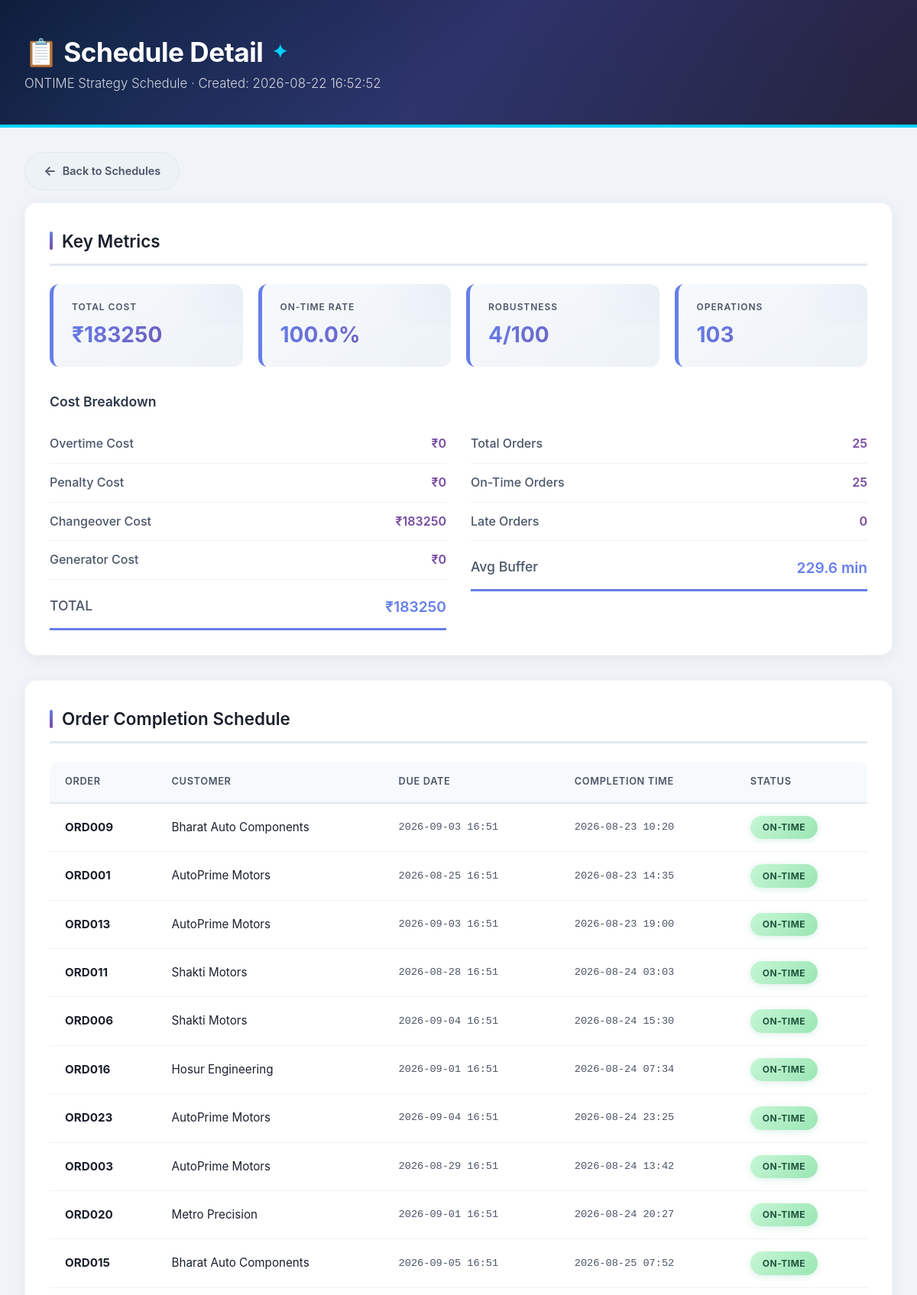
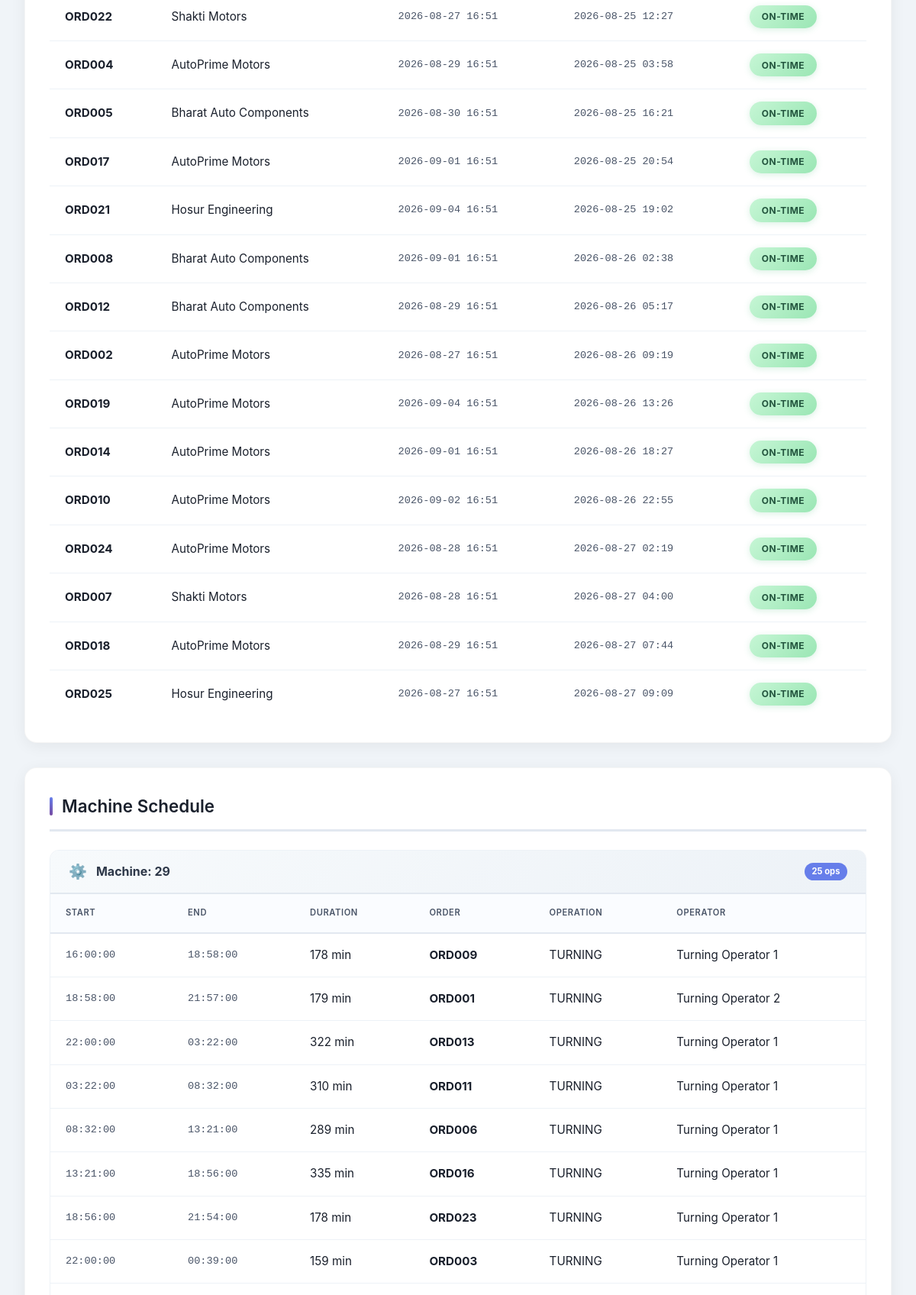
/schedules/2/ (upper part), run on the app's committed database (2 pictures, top to bottom).
### scheduler/models.py (models this page shows, shortened)
class Schedule(models.Model):
    STRATEGY_CHOICES = [
        ("CHEAPEST", "Cheapest"),
        ("ONTIME", "Most On-Time"),
        ("ROBUST", "Most Robust"),
    ]
    name = models.CharField(
        max_length=100
    )
    strategy = models.CharField(
        max_length=20,
        choices=STRATEGY_CHOICES
    )
    created_at = models.DateTimeField(
        auto_now_add=True
    )
    overtime_cost = models.DecimalField(
        max_digits=12,
        decimal_places=2,
        default=0
    )
    penalty_cost = models.DecimalField(
        max_digits=12,
        decimal_places=2,
        default=0
    )
    changeover_cost = models.DecimalField(
        max_digits=12,
        decimal_places=2,
        default=0
    )
    generator_cost = models.DecimalField(
        max_digits=12,
        decimal_places=2,
        default=0
    )
    total_cost = models.DecimalField(
        max_digits=12,
        decimal_places=2,
        default=0
    )

class Order(models.Model):
    STATUS_CHOICES = [
        ("OPEN", "Open"),
        ("IN_PROGRESS", "In Progress"),
        ("COMPLETED", "Completed"),
        ("LATE", "Late"),
    ]
    PRIORITY_CHOICES = [
        ("HIGH", "High"),
        ("MEDIUM", "Medium"),
        ("LOW", "Low"),
    ]
    order_number = models.CharField(
        max_length=30,
        unique=True
    )
    customer = models.ForeignKey(
        Customer,
        on_delete=models.CASCADE,
        related_name="orders"
    )
    part_number = models.CharField(
        max_length=50
    )
    quantity = models.IntegerField()
    due_date = models.DateTimeField()
    priority = models.CharField(
        max_length=10,
        choices=PRIORITY_CHOICES,
        default="MEDIUM"
    )
    status = models.CharField(
        max_length=20,
        choices=STATUS_CHOICES,
        default="OPEN"
    )
    material_available = models.BooleanField(
        default=True
    )
    material_available_from = models.DateTimeField(
        null=True,
        blank=True
    )
    created_at = models.DateTimeField(
        auto_now_add=True
    )

class Customer(models.Model):
    TIER_CHOICES = [
        (1, "Tier 1"),
        (2, "Tier 2"),
        (3, "Tier 3"),
    ]
    name = models.CharField(max_length=100)
    tier = models.IntegerField(choices=TIER_CHOICES)
    revenue_share = models.DecimalField(
        max_digits=5,
        decimal_places=2,
        default=0
    )
    late_penalty_per_hour = models.DecimalField(
        max_digits=10,
        decimal_places=2,
        default=0
    )
    jit_customer = models.BooleanField(default=False)

class ScheduledOperation(models.Model):
    schedule = models.ForeignKey(
        Schedule,
        on_delete=models.CASCADE,
        related_name="scheduled_operations"
    )
    operation = models.ForeignKey(
        Operation,
        on_delete=models.CASCADE
    )
    machine = models.ForeignKey(
        Machine,
        on_delete=models.CASCADE
    )
    operator = models.ForeignKey(
        Operator,
        on_delete=models.SET_NULL,
        null=True,
        blank=True
    )
    start_time = models.DateTimeField()
    end_time = models.DateTimeField()
    setup_minutes = models.PositiveIntegerField(
        default=0
    )
    overtime = models.BooleanField(
        default=False
    )

class Operation(models.Model):
    OPERATION_TYPES = [
        ("TURNING", "Turning"),
        ("MILLING", "Milling"),
        ("DRILLING", "Drilling"),
        ("GRINDING", "Grinding"),
        ("INSPECTION", "Inspection"),
    ]
    order = models.ForeignKey(
        Order,
        on_delete=models.CASCADE,
        related_name="operations"
    )
    sequence = models.PositiveIntegerField()
    operation_type = models.CharField(
        max_length=20,
        choices=OPERATION_TYPES
    )
    duration_minutes = models.PositiveIntegerField()
    setup_family = models.CharField(
        max_length=20
    )
    required_skill = models.CharField(
        max_length=50
    )
    eligible_machines = models.ManyToManyField(
        Machine,
        related_name="operations"
    )

class Operator(models.Model):
    name = models.CharField(max_length=100)
    employee_id = models.CharField(
        max_length=20,
        unique=True
    )
    skills = models.JSONField(
        default=list
    )
    can_work_overtime = models.BooleanField(
        default=True
    )
    active = models.BooleanField(default=True)

### scheduler/views.py (the view)
class ScheduleDetailView(DetailView):
    model = Schedule
    template_name = "scheduler/schedule_detail.html"
    context_object_name = "schedule"
    def get_context_data(self, **kwargs):
        context = super().get_context_data(**kwargs)
        schedule = self.object
        operations = (
            schedule.scheduled_operations.all()
            .select_related(
                "machine",
                "operator",
                "operation__order",
            )
            .order_by("machine_id", "start_time")
        )
        machine_schedule = {}
        for op in operations:
            machine_id = op.machine_id
            if machine_id not in machine_schedule:
                machine_schedule[machine_id] = []
            machine_schedule[machine_id].append(op)
        context["machine_schedule"] = machine_schedule
        costs = calculate_total_cost(schedule)
        context["costs"] = costs
        ontime = calculate_ontime_metrics(schedule)
        context["ontime_metrics"] = ontime
        robustness = calculate_robustness_metrics(schedule)
        context["robustness_metrics"] = robustness
        orders_completed = {}
        for op in operations:
            order = op.operation.order
            order_id = order.id
            if order_id not in orders_completed:
                orders_completed[order_id] = {
                    "order": order,
                    "completion_time": op.end_time,
                }
            else:
                if (
                    op.end_time >
                    orders_completed[order_id][
                        "completion_time"
                    ]
                ):
                    orders_completed[order_id][
                        "completion_time"
                    ] = op.end_time
        context["orders_completed"] = list(
            orders_completed.values()
        )
        return context

### scheduler/services/cost_calculator.py (called while the page is built, shortened)
def calculate_overtime_cost(schedule):
    overtime_cost = Decimal("0")
    night_shift_cost = Decimal("0")
    for scheduled_op in schedule.scheduled_operations.all():
        duration_hours = (
            Decimal(scheduled_op.end_time.timestamp() -
                    scheduled_op.start_time.timestamp()) / 3600
        )
    return {
        "overtime_cost": overtime_cost,
        "night_shift_cost": night_shift_cost,
        "total": overtime_cost + night_shift_cost,
    }

def calculate_generator_cost(schedule, power_cut_hours=0):
    generator_cost = (
        Decimal(power_cut_hours) *
        GENERATOR_HOURLY_COST
    )
    return {
        "generator_cost": generator_cost,
        "hours": power_cut_hours,
        "total": generator_cost,
    }

### scheduler/templates/scheduler/schedule_detail.html (shortened to what this page needs)
{% load static %}
<!DOCTYPE html>
<html lang="en">
    <head>
    </head>
    <body>
        <div class="header">
            <h1>📋 Schedule Detail</h1>
            <p>{{ schedule.name }} · Created: {{ schedule.created_at|date:"Y-m-d H:i:s" }}</p>
        </div>
        <div class="container">
            <a href="{% url 'scheduler:schedule_list' %}" class="btn btn-back">Back to Schedules</a>
            <div class="section">
                <h2>Key Metrics</h2>
                <div class="metrics-grid">
                    <div class="metric">
                        <div class="metric-label">Total Cost</div>
                        <div class="metric-value">₹{{ costs.total_cost|floatformat:0 }}</div>
                    </div>
                    <div class="metric">
                        <div class="metric-label">On-Time Rate</div>
                        <div class="metric-value">{{ ontime_metrics.on_time_percent|floatformat:1 }}%</div>
                    </div>
                    <div class="metric">
                        <div class="metric-label">Robustness</div>
                        <div class="metric-value">{{ robustness_metrics.robustness_score|floatformat:0 }}/100</div>
                    </div>
                    <div class="metric">
                        <div class="metric-label">Operations</div>
                        <div class="metric-value">{{ schedule.scheduled_operations.count }}</div>
                    </div>
                </div>
                <h3>Cost Breakdown</h3>
                <div class="cost-section">
                    <div>
                        <div class="cost-item">
                            <span class="cost-label">Overtime Cost</span>
                            <span class="cost-value">₹{{ costs.overtime.total|floatformat:0 }}</span>
                        </div>
                        <div class="cost-item">
                            <span class="cost-label">Penalty Cost</span>
                            <span class="cost-value">₹{{ costs.penalties.total|floatformat:0 }}</span>
                        </div>
                        <div class="cost-item">
                            <span class="cost-label">Changeover Cost</span>
                            <span class="cost-value">₹{{ costs.changeovers.total|floatformat:0 }}</span>
                        </div>
                        <div class="cost-item">
                            <span class="cost-label">Generator Cost</span>
                            <span class="cost-value">₹{{ costs.generator.total|floatformat:0 }}</span>
                        </div>
                        <div class="cost-item">
                            <span class="cost-label">TOTAL</span>
                            <span class="cost-value">₹{{ costs.total_cost|floatformat:0 }}</span>
                        </div>
                    </div>
                    <div>
                        <div class="cost-item">
                            <span class="cost-label">Total Orders</span>
                            <span class="cost-value">{{ ontime_metrics.total_orders }}</span>
                        </div>
                        <div class="cost-item">
                            <span class="cost-label">On-Time Orders</span>
                            <span class="cost-value">{{ ontime_metrics.on_time_orders }}</span>
                        </div>
                        <div class="cost-item">
                            <span class="cost-label">Late Orders</span>
                            <span class="cost-value">{{ ontime_metrics.late_orders }}</span>
                        </div>
                        <div class="cost-item">
                            <span class="cost-label">Avg Buffer</span>
                            <span class="cost-value">{{ robustness_metrics.avg_buffer_minutes|floatformat:1 }} min</span>
                        </div>
                    </div>
                </div>
            </div>
            <div class="section">
                <h2>Order Completion Schedule</h2>
                {% if orders_completed %}
                <div class="table-wrapper">
                    <table>
                        <thead>
                            <tr>
                                <th>Order</th>
                                <th>Customer</th>
                                <th>Due Date</th>
                                <th>Completion Time</th>
                                <th>Status</th>
                            </tr>
                        </thead>
                        <tbody>
                            {% for oc in orders_completed %}
                            <tr>
                                <td><strong>{{ oc.order.order_number }}</strong></td>
                                <td>{{ oc.order.customer.name }}</td>
                                <td class="time">{{ oc.order.due_date|date:"Y-m-d H:i" }}</td>
                                <td class="time">{{ oc.completion_time|date:"Y-m-d H:i" }}</td>
                                <td>
                                    {% if oc.completion_time <= oc.order.due_date %} <span class="status-badge status-on-time">On-Time</span>
                                        {% else %}
                                        <span class="status-badge status-late">Late</span>
                                        {% endif %}
                                </td>
                            </tr>
                            {% endfor %}
                        </tbody>
                    </table>
                </div>
                {% else %}
                <div class="no-data">No operations scheduled</div>
                {% endif %}
            </div>
            <div class="section">
                <h2>Machine Schedule</h2>
                {% for machine_id, ops in machine_schedule.items %}
                <div class="machine-table">
                    <div class="machine-title">
                        Machine: {{ machine_id }}
                        <span>{{ ops|length }} ops</span>
                    </div>
                    <div class="table-wrapper">
                        <table>
                            <thead>
                                <tr>
                                    <th>Start</th>
                                    <th>End</th>
                                    <th>Duration</th>
                                    <th>Order</th>
                                    <th>Operation</th>
                                    <th>Operator</th>
                                </tr>
                            </thead>
                            <tbody>
                                {% for op in ops %}
                                <tr>
                                    <td class="time">{{ op.start_time|time:"H:i:s" }}</td>
                                    <td class="time">{{ op.end_time|time:"H:i:s" }}</td>
                                    <td>{{ op.operation.duration_minutes }} min</td>
                                    <td><strong>{{ op.operation.order.order_number }}</strong></td>
                                    <td>{{ op.operation.operation_type }}</td>
                                    <td>{{ op.operator.name|default:"—" }}</td>
                                </tr>
                                {% endfor %}
                            </tbody>
                        </table>
                    </div>
                </div>
                {% endfor %}
            </div>
        </div>
    </body>
</html>

### data on the page
Schedule: name "ONTIME Strategy Schedule", created_at "2026-08-22 16:52:52", total_cost "183250", scheduled_operations.count "103", overtime.total "0", penalties.total "0", changeovers.total "183250", generator.total "0"
Order: order.order_number "ORD009", order.customer.name "Bharat Auto Components", order.due_date "2026-09-03 16:51", completion_time "2026-08-23 10:20", shows "ON-TIME"
Order: order.order_number "ORD001", order.customer.name "AutoPrime Motors", order.due_date "2026-08-25 16:51", completion_time "2026-08-23 14:35", shows "ON-TIME"
Order: order.order_number "ORD013", order.customer.name "AutoPrime Motors", order.due_date "2026-09-03 16:51", completion_time "2026-08-23 19:00", shows "ON-TIME"
Order: order.order_number "ORD011", order.customer.name "Shakti Motors", order.due_date "2026-08-28 16:51", completion_time "2026-08-24 03:03", shows "ON-TIME"
Order: order.order_number "ORD006", order.customer.name "Shakti Motors", order.due_date "2026-09-04 16:51", completion_time "2026-08-24 15:30", shows "ON-TIME"
Order: order.order_number "ORD016", order.customer.name "Hosur Engineering", order.due_date "2026-09-01 16:51", completion_time "2026-08-24 07:34", shows "ON-TIME"
Order: order.order_number "ORD023", order.customer.name "AutoPrime Motors", order.due_date "2026-09-04 16:51", completion_time "2026-08-24 23:25", shows "ON-TIME"
Order: order.order_number "ORD003", order.customer.name "AutoPrime Motors", order.due_date "2026-08-29 16:51", completion_time "2026-08-24 13:42", shows "ON-TIME"
Order: order.order_number "ORD020", order.customer.name "Metro Precision", order.due_date "2026-09-01 16:51", completion_time "2026-08-24 20:27", shows "ON-TIME"
Order: order.order_number "ORD015", order.customer.name "Bharat Auto Components", order.due_date "2026-09-05 16:51", completion_time "2026-08-25 07:52", shows "ON-TIME"
Order: order.order_number "ORD022", order.customer.name "Shakti Motors", order.due_date "2026-08-27 16:51", completion_time "2026-08-25 12:27", shows "ON-TIME"
Order: order.order_number "ORD004", order.customer.name "AutoPrime Motors", order.due_date "2026-08-29 16:51", completion_time "2026-08-25 03:58", shows "ON-TIME"
Order: order.order_number "ORD005", order.customer.name "Bharat Auto Components", order.due_date "2026-08-30 16:51", completion_time "2026-08-25 16:21", shows "ON-TIME"
Order: order.order_number "ORD017", order.customer.name "AutoPrime Motors", order.due_date "2026-09-01 16:51", completion_time "2026-08-25 20:54", shows "ON-TIME"
Order: order.order_number "ORD021", order.customer.name "Hosur Engineering", order.due_date "2026-09-04 16:51", completion_time "2026-08-25 19:02", shows "ON-TIME"
Order: order.order_number "ORD008", order.customer.name "Bharat Auto Components", order.due_date "2026-09-01 16:51", completion_time "2026-08-26 02:38", shows "ON-TIME"
Order: order.order_number "ORD012", order.customer.name "Bharat Auto Components", order.due_date "2026-08-29 16:51", completion_time "2026-08-26 05:17", shows "ON-TIME"
Order: order.order_number "ORD002", order.customer.name "AutoPrime Motors", order.due_date "2026-08-27 16:51", completion_time "2026-08-26 09:19", shows "ON-TIME"
Order: order.order_number "ORD019", order.customer.name "AutoPrime Motors", order.due_date "2026-09-04 16:51", completion_time "2026-08-26 13:26", shows "ON-TIME"
Order: order.order_number "ORD014", order.customer.name "AutoPrime Motors", order.due_date "2026-09-01 16:51", completion_time "2026-08-26 18:27", shows "ON-TIME"
Order: order.order_number "ORD010", order.customer.name "AutoPrime Motors", order.due_date "2026-09-02 16:51", completion_time "2026-08-26 22:55", shows "ON-TIME"
Order: order.order_number "ORD024", order.customer.name "AutoPrime Motors", order.due_date "2026-08-28 16:51", completion_time "2026-08-27 02:19", shows "ON-TIME"
Order: order.order_number "ORD007", order.customer.name "Shakti Motors", order.due_date "2026-08-28 16:51", completion_time "2026-08-27 04:00", shows "ON-TIME"
Order: order.order_number "ORD018", order.customer.name "AutoPrime Motors", order.due_date "2026-08-29 16:51", completion_time "2026-08-27 07:44", shows "ON-TIME"
Order: order.order_number "ORD025", order.customer.name "Hosur Engineering", order.due_date "2026-08-27 16:51", completion_time "2026-08-27 09:09", shows "ON-TIME"
ScheduledOperation: start_time "16:00:00", end_time "18:58:00", operation.duration_minutes "178", operation.order.order_number "ORD009", operation.operation_type "TURNING", operator.name "Turning Operator 1"
ScheduledOperation: start_time "18:58:00", end_time "21:57:00", operation.duration_minutes "179", operation.order.order_number "ORD001", operation.operation_type "TURNING", operator.name "Turning Operator 2"
ScheduledOperation: start_time "22:00:00", end_time "03:22:00", operation.duration_minutes "322", operation.order.order_number "ORD013", operation.operation_type "TURNING", operator.name "Turning Operator 1"
ScheduledOperation: start_time "03:22:00", end_time "08:32:00", operation.duration_minutes "310", operation.order.order_number "ORD011", operation.operation_type "TURNING", operator.name "Turning Operator 1"
ScheduledOperation: start_time "08:32:00", end_time "13:21:00", operation.duration_minutes "289", operation.order.order_number "ORD006", operation.operation_type "TURNING", operator.name "Turning Operator 1"
ScheduledOperation: start_time "13:21:00", end_time "18:56:00", operation.duration_minutes "335", operation.order.order_number "ORD016", operation.operation_type "TURNING", operator.name "Turning Operator 1"
ScheduledOperation: start_time "18:56:00", end_time "21:54:00", operation.duration_minutes "178", operation.order.order_number "ORD023", operation.operation_type "TURNING", operator.name "Turning Operator 1"
ScheduledOperation: start_time "22:00:00", end_time "00:39:00", operation.duration_minutes "159", operation.order.order_number "ORD003", operation.operation_type "TURNING", operator.name "Turning Operator 1"

### other printed values
{{ ontime_metrics.on_time_percent|floatformat:1 }} "100.0"
{{ robustness_metrics.robustness_score|floatformat:0 }} "4"
{{ ontime_metrics.total_orders }} "25"
{{ ontime_metrics.on_time_orders }} "25"
{{ ontime_metrics.late_orders }} "0"
{{ robustness_metrics.avg_buffer_minutes|floatformat:1 }} "229.6"
{{ machine_id }} "29"
{{ ops|length }} "25"
